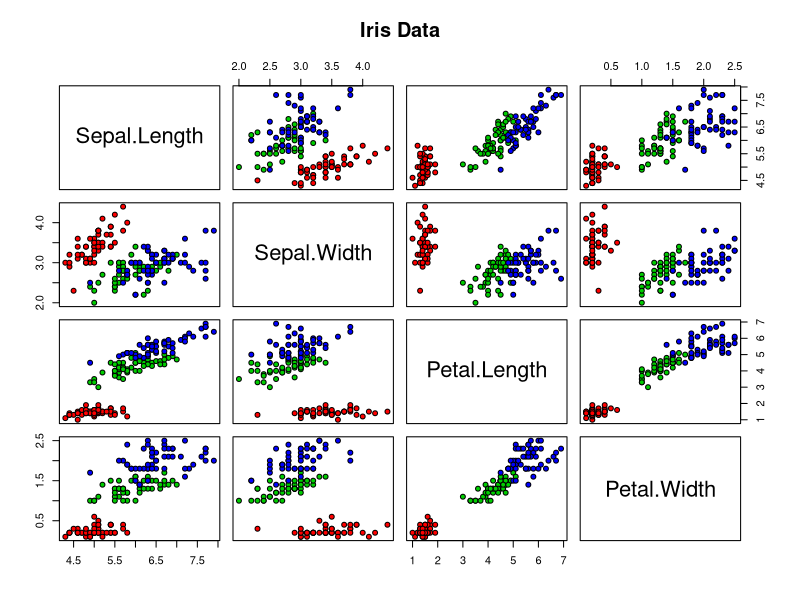

R code for this plot:
## ---- chunk 1
data(iris)
head(iris, 1)
summary(iris)
## ---- chunk 2
pairs(iris[1:4], main = "Iris Data", pch = 21, bg = c("red", "green3", "blue")[unclass(iris$Species)]) 
